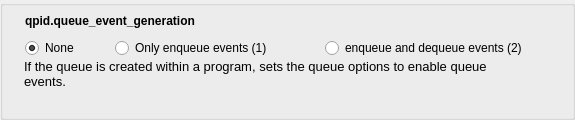
        <widget class="QGroupBox" name="groupBox_19">
         <property name="sizePolicy">
          <sizepolicy hsizetype="Preferred" vsizetype="Minimum">
           <horstretch>0</horstretch>
           <verstretch>0</verstretch>
          </sizepolicy>
         </property>
         <property name="minimumSize">
          <size>
           <width>0</width>
           <height>120</height>
          </size>
         </property>
         <property name="statusTip">
          <string>queue_event_generation</string>
         </property>
         <property name="title">
          <string/>
         </property>
         <widget class="QTextEdit" name="textEdit_19">
          <property name="enabled">
           <bool>true</bool>
          </property>
          <property name="geometry">
           <rect>
            <x>20</x>
            <y>55</y>
            <width>501</width>
            <height>51</height>
           </rect>
          </property>
          <property name="minimumSize">
           <size>
            <width>0</width>
            <height>20</height>
           </size>
          </property>
          <property name="font">
           <font>
            <pointsize>10</pointsize>
           </font>
          </property>
          <property name="focusPolicy">
           <enum>Qt::NoFocus</enum>
          </property>
          <property name="autoFillBackground">
           <bool>false</bool>
          </property>
          <property name="styleSheet">
           <string notr="true">background: transparent;</string>
          </property>
          <property name="frameShape">
           <enum>QFrame::NoFrame</enum>
          </property>
          <property name="frameShadow">
           <enum>QFrame::Plain</enum>
          </property>
          <property name="lineWidth">
           <number>0</number>
          </property>
          <property name="verticalScrollBarPolicy">
           <enum>Qt::ScrollBarAlwaysOff</enum>
          </property>
          <property name="horizontalScrollBarPolicy">
           <enum>Qt::ScrollBarAlwaysOff</enum>
          </property>
          <property name="readOnly">
           <bool>true</bool>
          </property>
          <property name="html">
           <string>&lt;!DOCTYPE HTML PUBLIC &quot;-//W3C//DTD HTML 4.0//EN&quot; &quot;http://www.w3.org/TR/REC-html40/strict.dtd&quot;&gt;
&lt;html&gt;&lt;head&gt;&lt;meta name=&quot;qrichtext&quot; content=&quot;1&quot; /&gt;&lt;style type=&quot;text/css&quot;&gt;
p, li { white-space: pre-wrap; }
&lt;/style&gt;&lt;/head&gt;&lt;body style=&quot; font-family:'Cantarell'; font-size:10pt; font-weight:400; font-style:normal;&quot;&gt;
&lt;p style=&quot; margin-top:0px; margin-bottom:0px; margin-left:0px; margin-right:0px; -qt-block-indent:0; text-indent:0px;&quot;&gt;If the queue is created within a program, sets the queue options to enable queue events.&lt;/p&gt;&lt;/body&gt;&lt;/html&gt;</string>
          </property>
         </widget>
         <widget class="QRadioButton" name="queue_event_generation_1">
          <property name="geometry">
           <rect>
            <x>115</x>
            <y>35</y>
            <width>191</width>
            <height>26</height>
           </rect>
          </property>
          <property name="statusTip">
           <string>1</string>
          </property>
          <property name="text">
           <string>Only enqueue events (1)</string>
          </property>
         </widget>
         <widget class="QRadioButton" name="queue_event_generation_2">
          <property name="geometry">
           <rect>
            <x>325</x>
            <y>35</y>
            <width>241</width>
            <height>26</height>
           </rect>
          </property>
          <property name="statusTip">
           <string>2</string>
          </property>
          <property name="text">
           <string>enqueue and dequeue events (2)</string>
          </property>
          <property name="checked">
           <bool>false</bool>
          </property>
         </widget>
         <widget class="QLabel" name="label_6">
          <property name="geometry">
           <rect>
            <x>25</x>
            <y>10</y>
            <width>216</width>
            <height>21</height>
           </rect>
          </property>
          <property name="font">
           <font>
            <weight>75</weight>
            <bold>true</bold>
           </font>
          </property>
          <property name="text">
           <string>qpid.queue_event_generation</string>
          </property>
         </widget>
         <widget class="QRadioButton" name="queue_event_generation_0">
          <property name="geometry">
           <rect>
            <x>25</x>
            <y>35</y>
            <width>66</width>
            <height>26</height>
           </rect>
          </property>
          <property name="text">
           <string>None</string>
          </property>
          <property name="checked">
           <bool>true</bool>
          </property>
         </widget>
        </widget>
